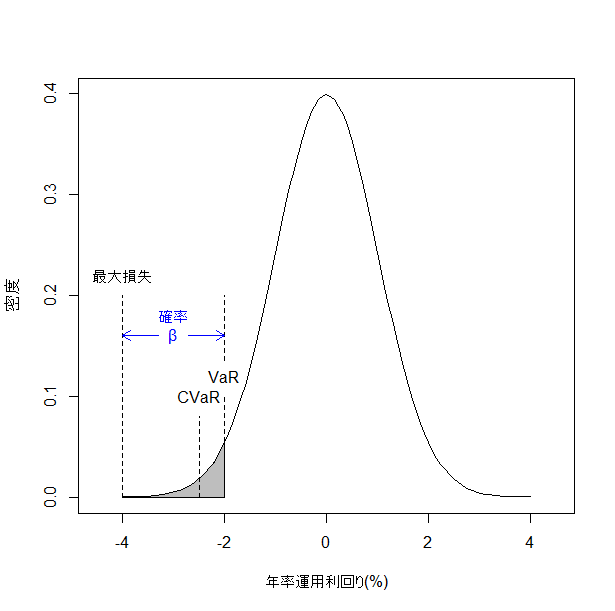

Source code (R):
# #dnorm
# 
# x <- seq(-40, 40, 0.05)
# plot(x,dnorm(x,mean=0,sd=10),type = "n")
# xvals <- seq(-4, -2, length=10)               # 領域をx軸方向に10個の多角形(台形)に等分割
# dvals <- dnorm(xvals)                       # 対応するグラフの高さ
# polygon(c(xvals,rev(xvals)),
#         c(rep(0,10),rev(dvals)),col="gray") # 塗りつぶす
# title(main = "", xlab = "年率運用利回り(%)", ylab = "頻度")                            # タイトルを描く
# mtext("sub-title", side=4) 
# 
# 
# x <- seq(-40, 40, 0.5)
# plot(x,dnorm(x, mean=0, sd=5), type="n")
# curve(dnorm(x, mean=0, sd=10), type="l",add=T)

plot(dnorm,-4,4, xlab = "年率運用利回り(%)", ylab = "密度", xlim = c(-4.5,4.5))
xvals <- seq(-4, -2, length=10)               # 領域をx軸方向に10個の多角形(台形)に等分割
dvals <- dnorm(xvals)                       # 対応するグラフの高さ
polygon(c(xvals,rev(xvals)),
        c(rep(0,10),rev(dvals)),col="gray") # 塗りつぶす

# abline(v = -2, lty=2)
segments(-2, 0, -2, 0.1,lty=2)
segments(-2.5, 0, -2.5, 0.08,lty=2)
segments(-2, 0.135, -2, 0.2,lty=2)
segments(-4, 0, -4, 0.2,lty=2)

text(-2,0.12,"VaR")
text(-2.5,0.10,"CVaR")
text(-4,0.22,"最大損失")
text(-3,0.16,"β", col = "blue")
text(-3,0.18,"確率", col = "blue")
arrows(-2.7, 0.16, -2, 0.16, col="blue",length = 0.1)
arrows(-3.3, 0.16, -4, 0.16, col="blue",length = 0.1)
# title(main = "", xlab = "年率運用利回り(%)", ylab = "密度")                            # タイトルを描く


# plot(rnorm(50), rnorm(50), xlim=c(-3,6), ylim=c(-3,3), axes = F, ann=F)
# axis(1, pos = 0, at = -3:6, adj = 0, col = 2)                      # 赤で X 軸を描く
# axis(2, pos = 0, at = -3:6, adj = 1, las = 2)                      # 黒で Y 軸を描く
# box() 
# legend(2, 3, paste("sin(",6:9,"x)"), col=6:9,    
#        pch=3, ncol=2, cex=1.1, pt.bg="pink")                       # (5,9) に凡例を描画
# polygon(3:6, c(-2,-1,-2,-1), density=c(10, 20), angle=c(-45, 45))
# arrows(5, -1, 4, 2, col="blue")             

plot(dnorm,-4,4, xlab = "年率運用利回り(%)", ylab = "密度", xlim = c(-4.5,4.5))
xvals <- seq(-4, -2, length=10)               # 領域をx軸方向に10個の多角形(台形)に等分割
dvals <- dnorm(xvals)                       # 対応するグラフの高さ
polygon(c(xvals,rev(xvals)),
        c(rep(0,10),rev(dvals)),col="gray") # 塗りつぶす

# abline(v = -2, lty=2)
segments(-2, 0, -2, 0.2,lty=2)
# segments(-2.5, 0, -2.5, 0.08,lty=2)
# segments(-2, 0.135, -2, 0.2,lty=2)
segments(-4, 0, -4, 0.2,lty=2)

# text(-2,0.12,"VaR")
# text(-2.5,0.10,"CVaR")
text(-4,0.22,"最大損失")
text(-3,0.14,"CVaR(p)")
text(-3,0.20,"p%点以下の")
text(-3,0.18,"条件付き確率")
text(-1.48,0.065,"p%点")
# text(-3,0.18,"確率", col = "blue")
arrows(-3.3, 0.16, -2, 0.16,length = 0.1)
arrows(-3.3, 0.16, -4, 0.16,length = 0.1)
arrows(-1.5, 0.05, -1.96, 0.00,length = 0.05)
